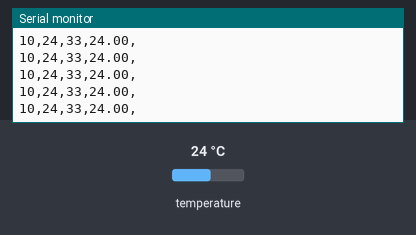
The sketch below on a simulated Arduino Uno, built with avr-gcc and run on an emulated ATmega328P. On the bench: the last lines printed to the serial monitor. Inputs (shaded band) come from the test bench; at power-on: temperature 24 °C. The local clock reads 2024-03-15 10:24:30 at power-on unless the sketch sets it.

Above: at 3.2 s.
3.3 s: temperature set to 12 °C
At 4.4 s:
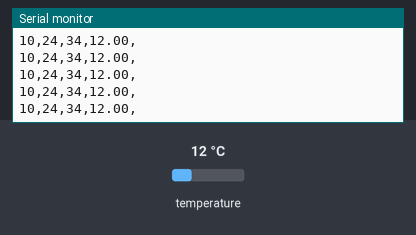
4.8 s: temperature set to 19 °C
At 5.7 s:
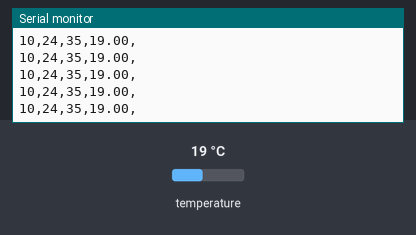
Timing chart, 0 to 7.8 s (numbered marks = the images above; inputs shaded):
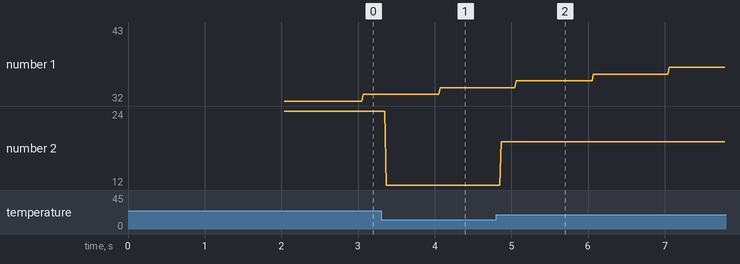

The sketch:

DS3231_test.ino
```cpp
/*
Code came from DS3231_test.pde
Jillian Frimml
3/17/2021

Test/demo of read routines for a DS3231 RTC.

Turn on the serial monitor after loading this to check if things are
working as they should.

Code should only print out the hour, minute, second, and temp of the sensor

*/

#include <DS3231.h>
#include <Wire.h>

DS3231 clock;
bool h12Flag;
bool pmFlag;

unsigned long delayTime;

void setup() {
  // Start the I2C interface
  Wire.begin();

  // Start the serial interface
  Serial.begin(9600);

  delay(2000);
  printCSVHeader();
}

void loop() {
  getRTCData();
  delay(delayTime);
}

void printCSVHeader() {
    Serial.print("Real,Time,Clock,C,");
    Serial.println();
    Serial.print("H,M,S,clockTemp,");
    Serial.println();
}

void getRTCData(){
  // send what's going on to the serial monitor.
  //Print the hour, minute, and second
  Serial.print(clock.getHour(h12Flag, pmFlag), DEC);
    Serial.print(",");
  Serial.print(clock.getMinute(), DEC);
    Serial.print(",");
  Serial.print(clock.getSecond(), DEC);
    Serial.print(",");

  // Display the temperature
  Serial.print(clock.getTemperature(), 2);
    Serial.println(",");
}
```

Measured:
- after the input at 3.3 s, the serial monitor: prints a new line after 0.07 s (image 1)
- after the input at 4.8 s, the serial monitor: prints a new line after 0.07 s (image 2)
- plotted number 2: 24 → 12 after the input at 3.3 s, 12 → 19 after the input at 4.8 s
